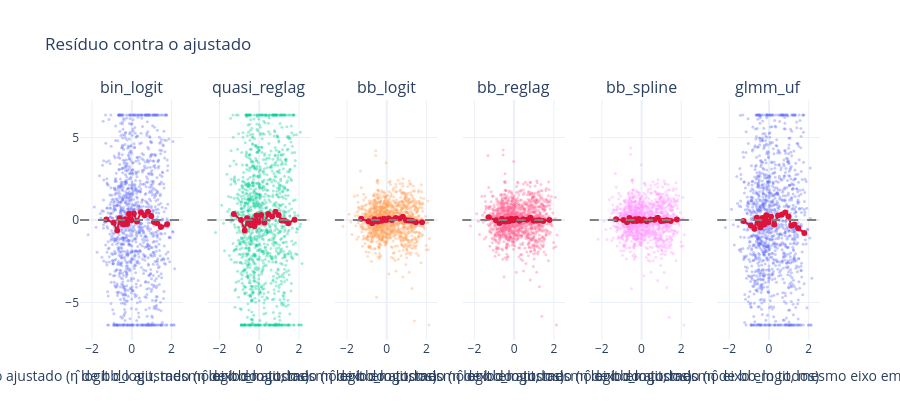
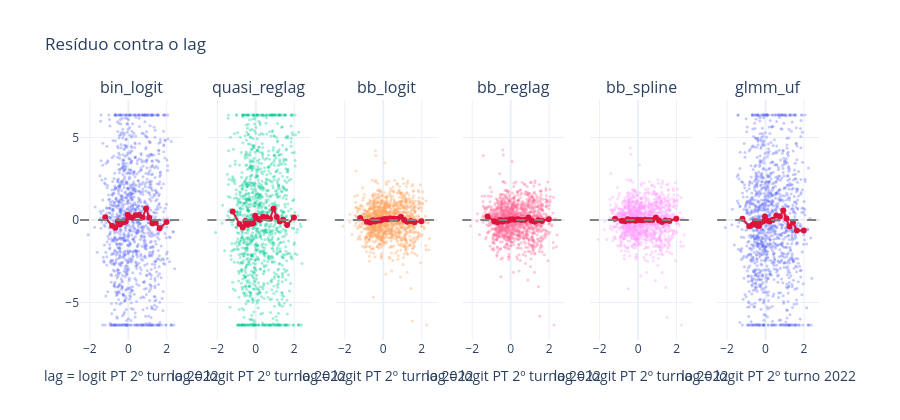
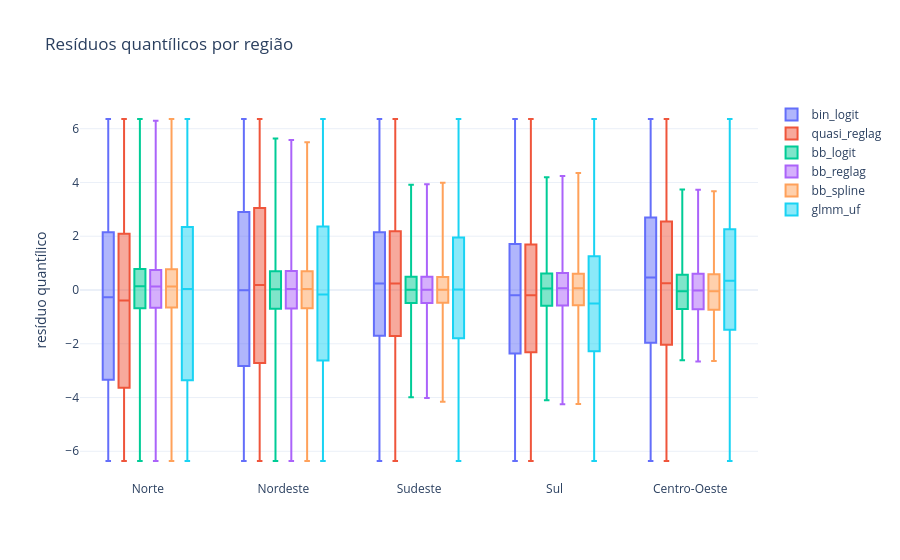

Notebook source saved alongside these figures, in order:
### Markdown cell above
### Passo 4 - Resíduos contra ajustado, contra `lag` e por região

O resíduo quantílico deve ter média 0 e dispersão 1 em qualquer faixa do ajustado (η̂ = logit π̂), do `lag` e em cada região. A curva vermelha é a média do resíduo em 20 faixas com o mesmo número de municípios: tendência na curva indica forma funcional errada (por exemplo, o coeficiente do `lag` ou um termo faltando); funil indica variância mal especificada. As correlações de Spearman e o desvio padrão por região (tabelas abaixo) resumem os gráficos.

### Code cell
eta = {k: np.log(PI[k] / (1 - PI[k])) for k in MODELOS_D}
x_lag = df[mapa["lag"]].to_numpy(float)
fig1 = G.residuos_contra(eta["bb_logit"], R, "logit do ajustado (η̂ de bb_logit, mesmo eixo em todos)", "Resíduo contra o ajustado")
fig2 = G.residuos_contra(x_lag, R, "lag = logit PT 2º turno 2022", "Resíduo contra o lag")
fig3 = G.caixa_regiao(R, reg_s, "Resíduos quantílicos por região")
for f, nm in [(fig1, "res_ajustado"), (fig2, "res_lag"), (fig3, "res_regiao")]:
    G.salvar(f, FIG / f"diag_{nm}.html"); f.show()
corr = pd.DataFrame({k: {"spearman_com_eta": stats.spearmanr(R[k], eta[k])[0], "spearman_com_lag": stats.spearmanr(R[k], x_lag)[0],
                         "corr_abs_r_eta": stats.spearmanr(np.abs(R[k]), eta[k])[0]} for k in MODELOS_D}).T
dp_reg = pd.DataFrame({k: pd.Series(R[k]).groupby(reg_s).std() for k in MODELOS_D}).T
med_reg = pd.DataFrame({k: pd.Series(R[k]).groupby(reg_s).mean() for k in MODELOS_D}).T
corr.rename_axis("modelo").to_csv(TAB / "diag_correlacoes.csv"); dp_reg.rename_axis("modelo").to_csv(TAB / "diag_dp_regiao.csv")
med_reg.rename_axis("modelo").to_csv(TAB / "diag_media_regiao.csv")
print(corr.round(3).to_string()); print("DP do resíduo por região:"); print(dp_reg.round(2).to_string())
print("média do resíduo por região:"); print(med_reg.round(2).to_string())

### Figure 1 — Plotly figure (JSON) as saved in the notebook; plotly's stock layout.template omitted (floating-point values rounded to 4 significant figures; data arrays with more than 128 entries replaced by an {"elided": "..."} marker saying what was removed)
{"data": [{"marker": {"opacity": 0.35, "size": 3}, "mode": "markers", "showlegend": false, "type": "scatter", "x": {"elided": "1200 float values"}, "xaxis": "x", "y": {"elided": "1200 float values"}, "yaxis": "y"}, {"line": {"color": "crimson"}, "mode": "lines+markers", "showlegend": false, "type": "scatter", "x": [-1.279, -0.9128, -0.7318, -0.6108, -0.5123, -0.4231, -0.3256, -0.2373, -0.139, -0.02635, 0.1003, 0.263, 0.4581, 0.6481, 0.8169, 0.9786, 1.122, 1.28, 1.466, 1.779], "xaxis": "x", "y": [0.02373, -0.1728, -0.6415, 0.1092, -0.1692, -0.2797, 0.0506, -0.2436, 0.3765, -0.009883, 0.3979, -0.08352, 0.4626, 0.2828, 0.5061, 0.2384, -0.1264, -0.2016, -0.4215, -0.2625], "yaxis": "y"}, {"marker": {"opacity": 0.35, "size": 3}, "mode": "markers", "showlegend": false, "type": "scatter", "x": {"elided": "1200 float values"}, "xaxis": "x2", "y": {"elided": "1200 float values"}, "yaxis": "y2"}, {"line": {"color": "crimson"}, "mode": "lines+markers", "showlegend": false, "type": "scatter", "x": [-1.279, -0.9128, -0.7318, -0.6108, -0.5123, -0.4231, -0.3256, -0.2373, -0.139, -0.02635, 0.1003, 0.263, 0.4581, 0.6481, 0.8169, 0.9786, 1.122, 1.28, 1.466, 1.779], "xaxis": "x2", "y": [0.3569, -0.001989, -0.6336, 0.09993, -0.2136, -0.3184, -0.04307, -0.3655, 0.2723, -0.1204, 0.2981, -0.1574, 0.3616, 0.211, 0.4975, 0.2976, -0.02601, -0.04934, -0.1931, 0.02142], "yaxis": "y2"}, {"marker": {"opacity": 0.35, "size": 3}, "mode": "markers", "showlegend": false, "type": "scatter", "x": {"elided": "1200 float values"}, "xaxis": "x3", "y": {"elided": "1200 float values"}, "yaxis": "y3"}, {"line": {"color": "crimson"}, "mode": "lines+markers", "showlegend": false, "type": "scatter", "x": [-1.279, -0.9128, -0.7318, -0.6108, -0.5123, -0.4231, -0.3256, -0.2373, -0.139, -0.02635, 0.1003, 0.263, 0.4581, 0.6481, 0.8169, 0.9786, 1.122, 1.28, 1.466, 1.779], "xaxis": "x3", "y": [0.08051, -0.07458, -0.204, 0.04765, -0.06862, -0.09241, 0.03607, -0.04936, 0.07696, -0.00105, 0.09649, -0.006495, 0.1185, 0.09031, 0.1894, -0.02188, -0.03771, -0.04638, -0.14, -0.1326], "yaxis": "y3"}, {"marker": {"opacity": 0.35, "size": 3}, "mode": "markers", "showlegend": false, "type": "scatter", "x": {"elided": "1200 float values"}, "xaxis": "x4", "y": {"elided": "1200 float values"}, "yaxis": "y4"}, {"line": {"color": "crimson"}, "mode": "lines+markers", "showlegend": false, "type": "scatter", "x": [-1.279, -0.9128, -0.7318, -0.6108, -0.5123, -0.4231, -0.3256, -0.2373, -0.139, -0.02635, 0.1003, 0.263, 0.4581, 0.6481, 0.8169, 0.9786, 1.122, 1.28, 1.466, 1.779], "xaxis": "x4", "y": [0.1594, -0.0189, -0.1877, 0.05558, -0.06804, -0.09561, 0.03274, -0.05475, 0.06938, -0.01528, 0.07548, -0.04409, 0.04368, 0.01322, 0.1359, -0.04966, -0.03731, -0.009415, -0.05821, -0.003303], "yaxis": "y4"}, {"marker": {"opacity": 0.35, "size": 3}, "mode": "markers", "showlegend": false, "type": "scatter", "x": {"elided": "1200 float values"}, "xaxis": "x5", "y": {"elided": "1200 float values"}, "yaxis": "y5"}, {"line": {"color": "crimson"}, "mode": "lines+markers", "showlegend": false, "type": "scatter", "x": [-1.279, -0.9128, -0.7318, -0.6108, -0.5123, -0.4231, -0.3256, -0.2373, -0.139, -0.02635, 0.1003, 0.263, 0.4581, 0.6481, 0.8169, 0.9786, 1.122, 1.28, 1.466, 1.779], "xaxis": "x5", "y": [0.03858, -0.006652, -0.1307, 0.1139, -0.0199, -0.05984, 0.04661, -0.05459, 0.05643, -0.04404, 0.03093, -0.08118, 0.03764, 0.015, 0.1334, -0.05589, -0.04735, -0.01622, -0.06215, 0.02482], "yaxis": "y5"}, {"marker": {"opacity": 0.35, "size": 3}, "mode": "markers", "showlegend": false, "type": "scatter", "x": {"elided": "1200 float values"}, "xaxis": "x6", "y": {"elided": "1200 float values"}, "yaxis": "y6"}, {"line": {"color": "crimson"}, "mode": "lines+markers", "showlegend": false, "type": "scatter", "x": [-1.279, -0.9128, -0.7318, -0.6108, -0.5123, -0.4231, -0.3256, -0.2373, -0.139, -0.02635, 0.1003, 0.263, 0.4581, 0.6481, 0.8169, 0.9786, 1.122, 1.28, 1.466, 1.779], "xaxis": "x6", "y": [-0.06811, -0.3384, -0.5274, 0.138, -0.2336, -0.4403, 0.1173, -0.2693, 0.2828, -0.1419, 0.1946, -0.276, 0.2706, 0.3361, 0.4554, 0.2151, -0.3438, -0.2695, -0.496, -0.7827], "yaxis": "y6"}], "layout": {"annotations": [{"font": {"size": 16}, "showarrow": false, "text": "bin_logit", "x": 0.06944, "xanchor": "center", "xref": "paper", "y": 1.0, "yanchor": "bottom", "yref": "paper"}, {"font": {"size": 16}, "showarrow": false, "text": "quasi_reglag", "x": 0.2417, "xanchor": "center", "xref": "paper", "y": 1.0, "yanchor": "bottom", "yref": "paper"}, {"font": {"size": 16}, "showarrow": false, "text": "bb_logit", "x": 0.4139, "xanchor": "center", "xref": "paper", "y": 1.0, "yanchor": "bottom", "yref": "paper"}, {"font": {"size": 16}, "showarrow": false, "text": "bb_reglag", "x": 0.5861, "xanchor": "center", "xref": "paper", "y": 1.0, "yanchor": "bottom", "yref": "paper"}, {"font": {"size": 16}, "showarrow": false, "text": "bb_spline", "x": 0.7583, "xanchor": "center", "xref": "paper", "y": 1.0, "yanchor": "bottom", "yref": "paper"}, {"font": {"size": 16}, "showarrow": false, "text": "glmm_uf", "x": 0.9306, "xanchor": "center", "xref": "paper", "y": 1.0, "yanchor": "bottom", "yref": "paper"}], "height": 420, "shapes": [{"line": {"color": "gray", "dash": "dash"}, "type": "line", "x0": 0, "x1": 1, "xref": "x domain", "y0": 0, "y1": 0, "yref": "y"}, {"line": {"color": "gray", "dash": "dash"}, "type": "line", "x0": 0, "x1": 1, "xref": "x2 domain", "y0": 0, "y1": 0, "yref": "y2"}, {"line": {"color": "gray", "dash": "dash"}, "type": "line", "x0": 0, "x1": 1, "xref": "x3 domain", "y0": 0, "y1": 0, "yref": "y3"}, {"line": {"color": "gray", "dash": "dash"}, "type": "line", "x0": 0, "x1": 1, "xref": "x4 domain", "y0": 0, "y1": 0, "yref": "y4"}, {"line": {"color": "gray", "dash": "dash"}, "type": "line", "x0": 0, "x1": 1, "xref": "x5 domain", "y0": 0, "y1": 0, "yref": "y5"}, {"line": {"color": "gray", "dash": "dash"}, "type": "line", "x0": 0, "x1": 1, "xref": "x6 domain", "y0": 0, "y1": 0, "yref": "y6"}], "title": {"text": "Resíduo contra o ajustado"}, "xaxis": {"anchor": "y", "domain": [0.0, 0.1389], "title": {"text": "logit do ajustado (η̂ de bb_logit, mesmo eixo em todos)"}}, "xaxis2": {"anchor": "y2", "domain": [0.1722, 0.3111], "title": {"text": "logit do ajustado (η̂ de bb_logit, mesmo eixo em todos)"}}, "xaxis3": {"anchor": "y3", "domain": [0.3444, 0.4833], "title": {"text": "logit do ajustado (η̂ de bb_logit, mesmo eixo em todos)"}}, "xaxis4": {"anchor": "y4", "domain": [0.5167, 0.6556], "title": {"text": "logit do ajustado (η̂ de bb_logit, mesmo eixo em todos)"}}, "xaxis5": {"anchor": "y5", "domain": [0.6889, 0.8278], "title": {"text": "logit do ajustado (η̂ de bb_logit, mesmo eixo em todos)"}}, "xaxis6": {"anchor": "y6", "domain": [0.8611, 1.0], "title": {"text": "logit do ajustado (η̂ de bb_logit, mesmo eixo em todos)"}}, "yaxis": {"anchor": "x", "domain": [0.0, 1.0]}, "yaxis2": {"anchor": "x2", "domain": [0.0, 1.0], "matches": "y", "showticklabels": false}, "yaxis3": {"anchor": "x3", "domain": [0.0, 1.0], "matches": "y", "showticklabels": false}, "yaxis4": {"anchor": "x4", "domain": [0.0, 1.0], "matches": "y", "showticklabels": false}, "yaxis5": {"anchor": "x5", "domain": [0.0, 1.0], "matches": "y", "showticklabels": false}, "yaxis6": {"anchor": "x6", "domain": [0.0, 1.0], "matches": "y", "showticklabels": false}}}

### Figure 2 — Plotly figure (JSON) as saved in the notebook; plotly's stock layout.template omitted (floating-point values rounded to 4 significant figures; data arrays with more than 128 entries replaced by an {"elided": "..."} marker saying what was removed)
{"data": [{"marker": {"opacity": 0.35, "size": 3}, "mode": "markers", "showlegend": false, "type": "scatter", "x": {"elided": "1200 float values"}, "xaxis": "x", "y": {"elided": "1200 float values"}, "yaxis": "y"}, {"line": {"color": "crimson"}, "mode": "lines+markers", "showlegend": false, "type": "scatter", "x": [-1.2, -0.8458, -0.6739, -0.542, -0.4349, -0.3372, -0.2321, -0.1338, -0.03162, 0.09004, 0.2143, 0.3748, 0.5579, 0.7411, 0.9196, 1.087, 1.246, 1.423, 1.628, 1.985], "xaxis": "x", "y": [0.1635, -0.3409, -0.467, -0.07389, -0.2782, -0.1539, -0.1412, -0.09842, 0.3246, 0.1655, 0.1386, 0.2916, 0.3028, 0.1495, 0.6917, 0.1413, -0.1939, -0.1651, -0.5055, -0.116], "yaxis": "y"}, {"marker": {"opacity": 0.35, "size": 3}, "mode": "markers", "showlegend": false, "type": "scatter", "x": {"elided": "1200 float values"}, "xaxis": "x2", "y": {"elided": "1200 float values"}, "yaxis": "y2"}, {"line": {"color": "crimson"}, "mode": "lines+markers", "showlegend": false, "type": "scatter", "x": [-1.2, -0.8458, -0.6739, -0.542, -0.4349, -0.3372, -0.2321, -0.1338, -0.03162, 0.09004, 0.2143, 0.3748, 0.5579, 0.7411, 0.9196, 1.087, 1.246, 1.423, 1.628, 1.985], "xaxis": "x2", "y": [0.5116, -0.2373, -0.4563, -0.0662, -0.2821, -0.2037, -0.2245, -0.2002, 0.2526, 0.08031, 0.02218, 0.2027, 0.172, 0.0712, 0.6824, 0.1848, -0.08974, 0.01233, -0.2972, 0.1588], "yaxis": "y2"}, {"marker": {"opacity": 0.35, "size": 3}, "mode": "markers", "showlegend": false, "type": "scatter", "x": {"elided": "1200 float values"}, "xaxis": "x3", "y": {"elided": "1200 float values"}, "yaxis": "y3"}, {"line": {"color": "crimson"}, "mode": "lines+markers", "showlegend": false, "type": "scatter", "x": [-1.2, -0.8458, -0.6739, -0.542, -0.4349, -0.3372, -0.2321, -0.1338, -0.03162, 0.09004, 0.2143, 0.3748, 0.5579, 0.7411, 0.9196, 1.087, 1.246, 1.423, 1.628, 1.985], "xaxis": "x3", "y": [0.1161, -0.113, -0.1486, -0.02081, -0.08836, -0.04099, -0.01537, -0.036, 0.03275, 0.05506, 0.04544, 0.09096, 0.07953, 0.07944, 0.2028, -0.005421, -0.1062, -0.05375, -0.1327, -0.07996], "yaxis": "y3"}, {"marker": {"opacity": 0.35, "size": 3}, "mode": "markers", "showlegend": false, "type": "scatter", "x": {"elided": "1200 float values"}, "xaxis": "x4", "y": {"elided": "1200 float values"}, "yaxis": "y4"}, {"line": {"color": "crimson"}, "mode": "lines+markers", "showlegend": false, "type": "scatter", "x": [-1.2, -0.8458, -0.6739, -0.542, -0.4349, -0.3372, -0.2321, -0.1338, -0.03162, 0.09004, 0.2143, 0.3748, 0.5579, 0.7411, 0.9196, 1.087, 1.246, 1.423, 1.628, 1.985], "xaxis": "x4", "y": [0.2148, -0.07706, -0.1382, -0.002897, -0.08496, -0.0383, -0.01704, -0.04786, 0.02346, 0.03971, 0.02185, 0.04844, 0.005267, 0.00811, 0.1496, -0.0407, -0.1015, -0.0144, -0.05518, 0.04993], "yaxis": "y4"}, {"marker": {"opacity": 0.35, "size": 3}, "mode": "markers", "showlegend": false, "type": "scatter", "x": {"elided": "1200 float values"}, "xaxis": "x5", "y": {"elided": "1200 float values"}, "yaxis": "y5"}, {"line": {"color": "crimson"}, "mode": "lines+markers", "showlegend": false, "type": "scatter", "x": [-1.2, -0.8458, -0.6739, -0.542, -0.4349, -0.3372, -0.2321, -0.1338, -0.03162, 0.09004, 0.2143, 0.3748, 0.5579, 0.7411, 0.9196, 1.087, 1.246, 1.423, 1.628, 1.985], "xaxis": "x5", "y": [0.07352, -0.04468, -0.07413, 0.0502, -0.03311, -0.006033, 0.0003958, -0.04507, 0.008294, 0.007063, -0.02229, 0.01287, -0.004401, 0.002214, 0.1479, -0.03786, -0.1154, -0.02341, -0.05532, 0.07808], "yaxis": "y5"}, {"marker": {"opacity": 0.35, "size": 3}, "mode": "markers", "showlegend": false, "type": "scatter", "x": {"elided": "1200 float values"}, "xaxis": "x6", "y": {"elided": "1200 float values"}, "yaxis": "y6"}, {"line": {"color": "crimson"}, "mode": "lines+markers", "showlegend": false, "type": "scatter", "x": [-1.2, -0.8458, -0.6739, -0.542, -0.4349, -0.3372, -0.2321, -0.1338, -0.03162, 0.09004, 0.2143, 0.3748, 0.5579, 0.7411, 0.9196, 1.087, 1.246, 1.423, 1.628, 1.985], "xaxis": "x6", "y": [0.07006, -0.3858, -0.295, -0.07767, -0.3288, -0.3621, -0.1297, -0.08667, 0.2087, -0.04557, -0.09387, 0.01647, 0.2796, 0.2091, 0.5736, 0.08501, -0.3979, -0.1568, -0.6302, -0.6297], "yaxis": "y6"}], "layout": {"annotations": [{"font": {"size": 16}, "showarrow": false, "text": "bin_logit", "x": 0.06944, "xanchor": "center", "xref": "paper", "y": 1.0, "yanchor": "bottom", "yref": "paper"}, {"font": {"size": 16}, "showarrow": false, "text": "quasi_reglag", "x": 0.2417, "xanchor": "center", "xref": "paper", "y": 1.0, "yanchor": "bottom", "yref": "paper"}, {"font": {"size": 16}, "showarrow": false, "text": "bb_logit", "x": 0.4139, "xanchor": "center", "xref": "paper", "y": 1.0, "yanchor": "bottom", "yref": "paper"}, {"font": {"size": 16}, "showarrow": false, "text": "bb_reglag", "x": 0.5861, "xanchor": "center", "xref": "paper", "y": 1.0, "yanchor": "bottom", "yref": "paper"}, {"font": {"size": 16}, "showarrow": false, "text": "bb_spline", "x": 0.7583, "xanchor": "center", "xref": "paper", "y": 1.0, "yanchor": "bottom", "yref": "paper"}, {"font": {"size": 16}, "showarrow": false, "text": "glmm_uf", "x": 0.9306, "xanchor": "center", "xref": "paper", "y": 1.0, "yanchor": "bottom", "yref": "paper"}], "height": 420, "shapes": [{"line": {"color": "gray", "dash": "dash"}, "type": "line", "x0": 0, "x1": 1, "xref": "x domain", "y0": 0, "y1": 0, "yref": "y"}, {"line": {"color": "gray", "dash": "dash"}, "type": "line", "x0": 0, "x1": 1, "xref": "x2 domain", "y0": 0, "y1": 0, "yref": "y2"}, {"line": {"color": "gray", "dash": "dash"}, "type": "line", "x0": 0, "x1": 1, "xref": "x3 domain", "y0": 0, "y1": 0, "yref": "y3"}, {"line": {"color": "gray", "dash": "dash"}, "type": "line", "x0": 0, "x1": 1, "xref": "x4 domain", "y0": 0, "y1": 0, "yref": "y4"}, {"line": {"color": "gray", "dash": "dash"}, "type": "line", "x0": 0, "x1": 1, "xref": "x5 domain", "y0": 0, "y1": 0, "yref": "y5"}, {"line": {"color": "gray", "dash": "dash"}, "type": "line", "x0": 0, "x1": 1, "xref": "x6 domain", "y0": 0, "y1": 0, "yref": "y6"}], "title": {"text": "Resíduo contra o lag"}, "xaxis": {"anchor": "y", "domain": [0.0, 0.1389], "title": {"text": "lag = logit PT 2º turno 2022"}}, "xaxis2": {"anchor": "y2", "domain": [0.1722, 0.3111], "title": {"text": "lag = logit PT 2º turno 2022"}}, "xaxis3": {"anchor": "y3", "domain": [0.3444, 0.4833], "title": {"text": "lag = logit PT 2º turno 2022"}}, "xaxis4": {"anchor": "y4", "domain": [0.5167, 0.6556], "title": {"text": "lag = logit PT 2º turno 2022"}}, "xaxis5": {"anchor": "y5", "domain": [0.6889, 0.8278], "title": {"text": "lag = logit PT 2º turno 2022"}}, "xaxis6": {"anchor": "y6", "domain": [0.8611, 1.0], "title": {"text": "lag = logit PT 2º turno 2022"}}, "yaxis": {"anchor": "x", "domain": [0.0, 1.0]}, "yaxis2": {"anchor": "x2", "domain": [0.0, 1.0], "matches": "y", "showticklabels": false}, "yaxis3": {"anchor": "x3", "domain": [0.0, 1.0], "matches": "y", "showticklabels": false}, "yaxis4": {"anchor": "x4", "domain": [0.0, 1.0], "matches": "y", "showticklabels": false}, "yaxis5": {"anchor": "x5", "domain": [0.0, 1.0], "matches": "y", "showticklabels": false}, "yaxis6": {"anchor": "x6", "domain": [0.0, 1.0], "matches": "y", "showticklabels": false}}}

### Figure 3 — Plotly figure (JSON) as saved in the notebook; plotly's stock layout.template omitted (floating-point values rounded to 4 significant figures; data arrays with more than 128 entries replaced by an {"elided": "..."} marker saying what was removed)
{"data": [{"boxpoints": false, "name": "bin_logit", "type": "box", "x": {"elided": "5570 str values"}, "y": {"elided": "5570 float values"}}, {"boxpoints": false, "name": "quasi_reglag", "type": "box", "x": {"elided": "5570 str values"}, "y": {"elided": "5570 float values"}}, {"boxpoints": false, "name": "bb_logit", "type": "box", "x": {"elided": "5570 str values"}, "y": {"elided": "5570 float values"}}, {"boxpoints": false, "name": "bb_reglag", "type": "box", "x": {"elided": "5570 str values"}, "y": {"elided": "5570 float values"}}, {"boxpoints": false, "name": "bb_spline", "type": "box", "x": {"elided": "5570 str values"}, "y": {"elided": "5570 float values"}}, {"boxpoints": false, "name": "glmm_uf", "type": "box", "x": {"elided": "5570 str values"}, "y": {"elided": "5570 float values"}}], "layout": {"boxmode": "group", "title": {"text": "Resíduos quantílicos por região"}, "yaxis": {"title": {"text": "resíduo quantílico"}}}}
